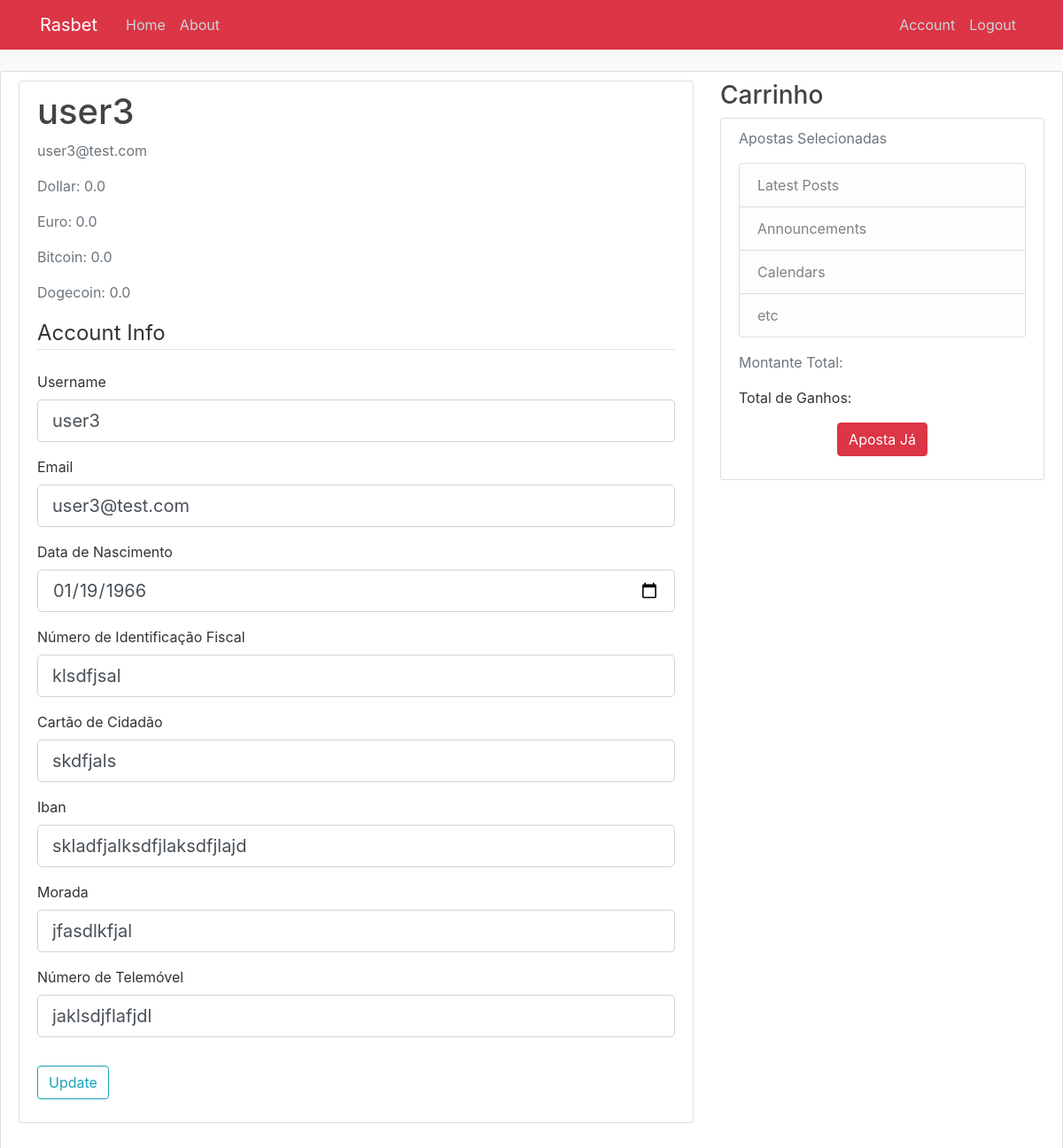
Page /account (signed in) on the committed database.
### rasbet/models.py (models this page shows, shortened)
class User(db.Model, UserMixin):
    id = db.Column(db.Integer, primary_key=True, autoincrement=True)
    username = db.Column(db.String(20), unique=True, nullable=False)
    name = db.Column(db.String(50), nullable=False)
    email = db.Column(db.String(120), unique=True, nullable=False)
    password = db.Column(db.String(60), nullable=False)
    birth_date = db.Column(db.DateTime, nullable = False)
    nif = db.Column(db.String(9), unique = True, nullable = False)
    cc = db.Column(db.String(8), unique = True, nullable = False)
    iban = db.Column(db.String(25), nullable = False)
    address = db.Column(db.String(100), nullable = False)
    phone = db.Column(db.String(15), unique=True, nullable = False)
    role = db.Column(db.String(20), unique = False)
    wallet = db.relationship("Wallet")
    bets = db.relationship("Bet")

class Currency(db.Model):
    id = db.Column(db.Integer, primary_key = True, autoincrement=True)
    name = db.Column(db.String(20), unique = False, nullable = False)
    conversion_rate = db.Column(db.Float, nullable = False)
    wallets = db.relationship("Wallet")

class Wallet(db.Model):
    id = db.Column(db.Integer, primary_key = True, autoincrement=True)
    balance = db.Column(db.Float, unique = False, nullable = False)
    user_id = db.Column(db.Integer, db.ForeignKey('user.id', ondelete='CASCADE'), nullable=False)
    currency_id = db.Column(db.Integer, db.ForeignKey('currency.id', ondelete='CASCADE'), nullable=False)
    wm = db.relationship("WalletMovement")

### rasbet/routes.py (the view)
@app.route("/account", methods=['GET', 'POST'])
@login_required
def account():
    form = UpdateAccountForm()
    balance = {}
    wallets = Wallet.query.filter_by(user_id=current_user.id).all()
    for w in wallets:
        cur = Currency.query.filter_by(id=w.currency_id).first()
        balance[cur.name]=w.balance
    if form.validate_on_submit():
        current_user.username = form.username.data
        current_user.name = form.name.data
        current_user.email = form.email.data
        current_user.birth_date = form.birth_date.data
        current_user.nif = form.nif.data
        current_user.cc = form.cc.data
        current_user.iban = form.iban.data
        current_user.address = form.address.data
        current_user.phone = form.phone.data
        db.session.commit()
        flash('Your account has been updated!', 'success')
        return redirect(url_for('account'))
    elif request.method == 'GET':
        form.username.data = current_user.username
        form.name.data = current_user.name
        form.email.data = current_user.email
        form.birth_date.data = current_user.birth_date
        form.nif.data = current_user.nif
        form.cc.data = current_user.cc
        form.iban.data = current_user.iban
        form.address.data = current_user.address
        form.phone.data = current_user.phone
    return render_template('account.html', title='Account', form=form, balance=balance)

### rasbet/forms.py (shortened to what this page needs)
class UpdateAccountForm(FlaskForm):
    username = StringField('Username', validators=[DataRequired(), Length(min=2, max=20)])
    name = StringField('Nome Completo', validators=[DataRequired()])
    email = StringField('Email', validators=[DataRequired(), Email()])
    birth_date = DateField('Data de Nascimento', validators=[DataRequired()])
    nif = StringField('Número de Identificação Fiscal', validators=[DataRequired(), Length(min=9, max=9)])
    cc = StringField('Cartão de Cidadão', validators=[DataRequired(), Length(min=8, max=8)])
    iban = StringField('Iban', validators=[DataRequired(), Length(min=25, max=25)])
    address = StringField('Morada', validators=[DataRequired(), Length(max=100)])
    phone = StringField('Número de Telemóvel', validators=[DataRequired()])
    submit = SubmitField('Update')

### rasbet/models.py (called while the page is built)
@login_manager.user_loader
def load_user(user_id):
    return User.query.get(int(user_id))

### rasbet/templates/account.html (shortened to what this page needs)
{% extends "layout.html" %}
{% block content %}
    <div class="content-section">
        <div class="media">
            <div class="media-body">
                <h2 class="account-heading">{{ current_user.username }}</h2>
                <p class="text-secondary">{{ current_user.email }}</p>
                {% for key in balance.keys() %}
                <p class="text-secondary">{{ key }}: {{ balance[key] }}</p>
                {% endfor %}
            </div>
        </div>
            <form method="POST" action="">
                <fieldset class="form-group">
                    <legend class="border-bottom mb-4">Account Info</legend>
                    <div class="form-group">
                        {{ form.username.label(class="form-control-label") }}
                        {% if form.username.errors %}
                            {{ form.username(class="form-control form-control-lg is-invalid") }}
                            <div class="invalid-feedback">
                                {% for error in form.username.errors %}
                                 <span>{{ error }}</span>
                                {% endfor %}
                            </div>
                        {% else %}
                            {{ form.username(class="form-control form-control-lg") }}
                        {% endif %}
                    </div>
                    <div class="form-group">
                        {{ form.email.label(class="form-control-label") }}
                        {% if form.email.errors %}
                            {{ form.email(class="form-control form-control-lg is-invalid") }}
                            <div class="invalid-feedback">
                                {% for error in form.email.errors %}
                                 <span>{{ error }}</span>
                                 {% endfor %}
                            </div>
                        {% else %}
                            {{ form.email(class="form-control form-control-lg") }}
                        {% endif %}
                    </div>
                    <div class="form-group">
                        {{ form.birth_date.label(class="form-control-label") }}
                        {% if form.birth_date.errors %}
                            {{ form.birth_date(class="form-control form-control-lg is-invalid") }}
                            <div class="invalid-feedback">
                                {% for error in form.birth_date.errors %}
                                 <span>{{ error }}</span>
                                {% endfor %}
                            </div>
                        {% else %}
                            {{ form.birth_date(class="form-control form-control-lg") }}
                        {% endif %}
                    </div>
                    <div class="form-group">
                        {{ form.nif.label(class="form-control-label") }}
                        {% if form.nif.errors %}
                            {{ form.nif(class="form-control form-control-lg is-invalid") }}
                            <div class="invalid-feedback">
                                {% for error in form.nif.errors %}
                                 <span>{{ error }}</span>
                                {% endfor %}
                            </div>
                        {% else %}
                            {{ form.nif(class="form-control form-control-lg") }}
                        {% endif %}
                    </div>
                    <div class="form-group">
                        {{ form.cc.label(class="form-control-label") }}
                        {% if form.cc.errors %}
                            {{ form.cc(class="form-control form-control-lg is-invalid") }}
                            <div class="invalid-feedback">
                                {% for error in form.cc.errors %}
                                 <span>{{ error }}</span>
                                {% endfor %}
                            </div>
                        {% else %}
                            {{ form.cc(class="form-control form-control-lg") }}
                        {% endif %}
                    </div>
                    <div class="form-group">
                        {{ form.iban.label(class="form-control-label") }}
                        {% if form.iban.errors %}
                            {{ form.iban(class="form-control form-control-lg is-invalid") }}
                            <div class="invalid-feedback">
                                {% for error in form.iban.errors %}
                                 <span>{{ error }}</span>
                                {% endfor %}
                            </div>
                        {% else %}
                            {{ form.iban(class="form-control form-control-lg") }}
                        {% endif %}
                    </div>
                    <div class="form-group">
                        {{ form.address.label(class="form-control-label") }}
                        {% if form.address.errors %}
                            {{ form.address(class="form-control form-control-lg is-invalid") }}
                            <div class="invalid-feedback">
                                {% for error in form.address.errors %}
                                 <span>{{ error }}</span>
                                {% endfor %}
                            </div>
                        {% else %}
                            {{ form.address(class="form-control form-control-lg") }}
                        {% endif %}
                    </div>
                    <div class="form-group">
                        {{ form.phone.label(class="form-control-label") }}
                        {% if form.phone.errors %}
                            {{ form.phone(class="form-control form-control-lg is-invalid") }}
                            <div class="invalid-feedback">
                                {% for error in form.phone.errors %}
                                 <span>{{ error }}</span>
                                {% endfor %}
                            </div>
                        {% else %}
                            {{ form.phone(class="form-control form-control-lg") }}
                        {% endif %}
                    </div>
                </fieldset>
                <div class="form-group">
                    {{ form.submit(class="btn btn-outline-info") }}
                </div>
            </form>
    </div>
{% endblock %}

### rasbet/templates/layout.html (shortened to what this page needs)
<!DOCTYPE html>
<html lang="en">
  <head>
    <link rel="stylesheet" href="https://stackpath.bootstrapcdn.com/bootstrap/4.3.1/css/bootstrap.min.css">
    <link rel="stylesheet" type="text/css" href="{{ url_for('static',filename='main.css')}}">
  </head>
  <body>
    <header class="site-header">
        <nav class="navbar navbar-expand-md navbar-dark bg-danger fixed-top">
          <div class="container">
            <a class="navbar-brand mr-4" href="/">Rasbet</a>
            <div class="collapse navbar-collapse" id="navbarToggle">
              <div class="navbar-nav mr-auto">
                <a class="nav-item nav-link" href="{{ url_for('home') }}">Home</a>
                <a class="nav-item nav-link" href="{{ url_for('about') }}">About</a>
              </div>
              <div class="navbar-nav">
                {% if current_user.is_authenticated %}
                <a class="nav-item nav-link" href="{{ url_for('account') }}">Account</a>
                <a class="nav-item nav-link" href="{{ url_for('logout') }}">Logout</a>
                {% else %}
                <a class="nav-item nav-link" href="{{ url_for('login') }}">Login</a>
                <a class="nav-item nav-link" href="{{ url_for('register') }}">Register</a>
                {% endif %}
              </div>
            </div>
          </div>
        </nav>
    </header>
    <main role="main" class="content-section">
      <div class="row">
          <div class="col-md-8">
            {% block content %}{% endblock %}
          </div>
          <div class="col-md-4">
            <div class="header">
              <h3>Carrinho</h3>
            </div>
            <div class="content-section">
              <p class='text-muted'>Apostas Selecionadas
                <ul class="list-group">
                  <li class="list-group-item list-group-item-light">Latest Posts</li>
                  <li class="list-group-item list-group-item-light">Announcements</li>
                  <li class="list-group-item list-group-item-light">Calendars</li>
                  <li class="list-group-item list-group-item-light">etc</li>
                </ul>
              </p>
              <div class="footer">
                <p small class="text-muted"> Montante Total: </p>
                <p class="text-muted-dark"> Total de Ganhos:
                <div class="button text-center">
                  <button type="button" class="btn btn-danger">Aposta Já</button>
                </div>
                </p>
              </div>
            </div>
          </div>
      </div>
    </main>
  </body>
</html>

### rasbet/static/main.css (style rules this page uses)
body { background: #fafafa; color: #333333; margin-top: 5rem; }
h1, h2, h3, h4, h5, h6 { color: #444444; }
.site-header .navbar-nav .nav-link { color: #cbd5db; }
.content-section { background: #ffffff; padding: 10px 20px; border: 1px solid #dddddd; border-radius: 3px; margin-bottom: 20px; }
.account-heading { font-size: 2.5rem; }

### rows in the picture
User: username "user3", email "user3@test.com", birth_date "01/19/1966", nif "klsdfjsal", cc "skdfjals", iban "skladfjalksdfjlaksdfjlajd", address "jfasdlkfjal", phone "jaklsdjflafjdl"
Currency: name "Dollar", name.balance "0.0"
Currency: name "Euro", name.balance "0.0"
Currency: name "Bitcoin", name.balance "0.0"
Currency: name "Dogecoin", name.balance "0.0"
